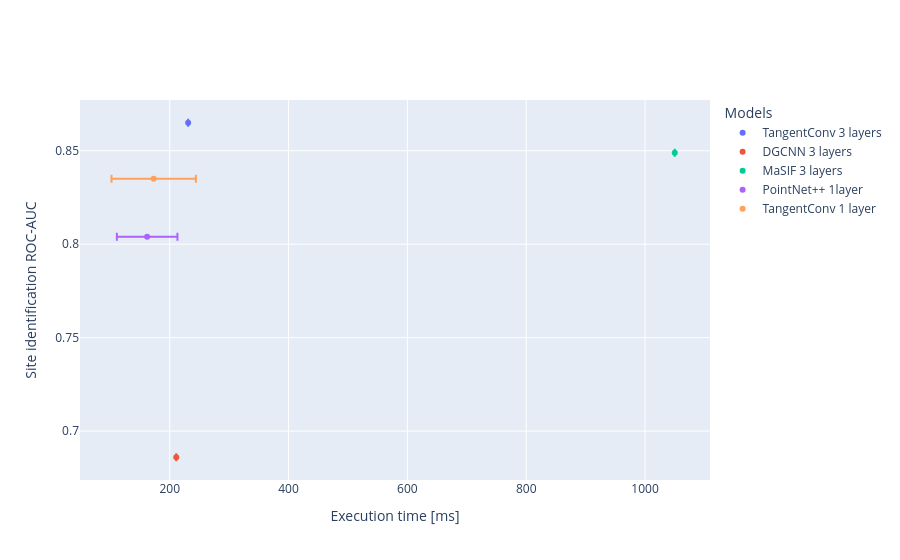

Source (notebook cell):
### Code cell
performance = [0.865,0.686,0.849,0.804,0.835]
times = [231,211,1050,162,173]
time_errors = [0,0,0,51,71]
labels = ['TangentConv 3 layers', 'DGCNN 3 layers','MaSIF 3 layers', 'PointNet++ 1layer','TangentConv 1 layer']
fig = go.Figure()
for i in range(len(times)):
    fig.add_trace(go.Scatter(
            x=[times[i]],
            y=[performance[i]],
            mode='markers',
            name=labels[i],
            error_x=dict(
                type='data',
                symmetric=True,
                array=[time_errors[i]])))


fig.update_layout(
    xaxis_title='Execution time [ms]',
    yaxis_title='Site identification ROC-AUC',
    legend_title="Models",
)
fig.show()
fig.write_image('figures/site_time_perf.pdf')

### Figure 1 — Plotly figure (JSON) as saved in the notebook; plotly's stock layout.template omitted (floating-point values rounded to 4 significant figures)
{"data": [{"error_x": {"array": [0], "symmetric": true, "type": "data"}, "mode": "markers", "name": "TangentConv 3 layers", "type": "scatter", "x": [231], "y": [0.865]}, {"error_x": {"array": [0], "symmetric": true, "type": "data"}, "mode": "markers", "name": "DGCNN 3 layers", "type": "scatter", "x": [211], "y": [0.686]}, {"error_x": {"array": [0], "symmetric": true, "type": "data"}, "mode": "markers", "name": "MaSIF 3 layers", "type": "scatter", "x": [1050], "y": [0.849]}, {"error_x": {"array": [51], "symmetric": true, "type": "data"}, "mode": "markers", "name": "PointNet++ 1layer", "type": "scatter", "x": [162], "y": [0.804]}, {"error_x": {"array": [71], "symmetric": true, "type": "data"}, "mode": "markers", "name": "TangentConv 1 layer", "type": "scatter", "x": [173], "y": [0.835]}], "layout": {"legend": {"title": {"text": "Models"}}, "xaxis": {"title": {"text": "Execution time [ms]"}}, "yaxis": {"title": {"text": "Site identification ROC-AUC"}}}}
